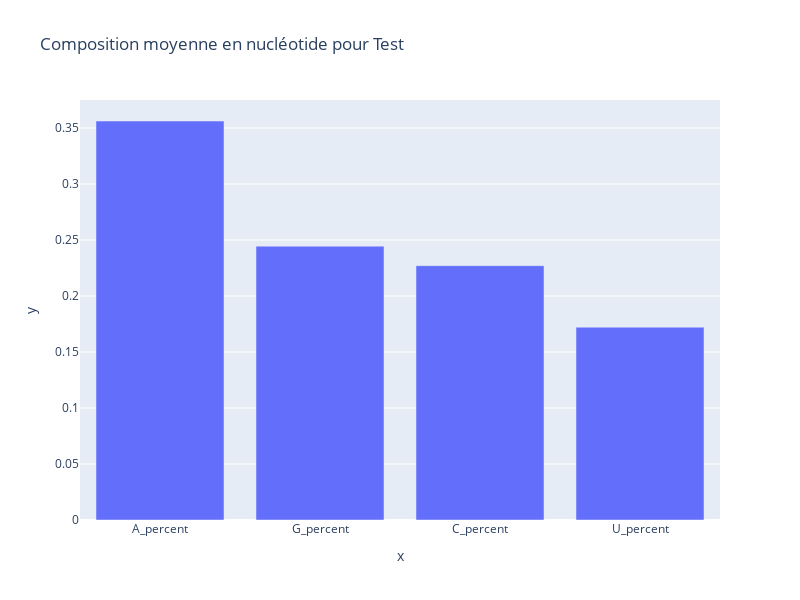

The notebook cell this image was saved under:
### Code cell
import plotly.express as px

fig = px.bar(
    x= names, 
    y= values,
    orientation='v', 
    title='Composition moyenne en nucléotide pour Test', 
    height=600, 
    width=800
)
fig.show()

### Figure 1 — Plotly figure (JSON) as saved in the notebook; plotly's stock layout.template omitted (floating-point values rounded to 4 significant figures)
{"data": [{"alignmentgroup": "True", "hovertemplate": "x=%{x}<br>y=%{y}<extra></extra>", "legendgroup": "", "marker": {"color": "#636efa"}, "name": "", "offsetgroup": "", "orientation": "v", "showlegend": false, "textposition": "auto", "type": "bar", "x": ["A_percent", "G_percent", "C_percent", "U_percent"], "xaxis": "x", "y": [0.3563, 0.2445, 0.2271, 0.1722], "yaxis": "y"}], "layout": {"barmode": "relative", "height": 600, "legend": {"tracegroupgap": 0}, "title": {"text": "Composition moyenne en nucléotide pour Test"}, "width": 800, "xaxis": {"anchor": "y", "domain": [0, 1], "title": {"text": "x"}}, "yaxis": {"anchor": "x", "domain": [0, 1], "title": {"text": "y"}}}}
